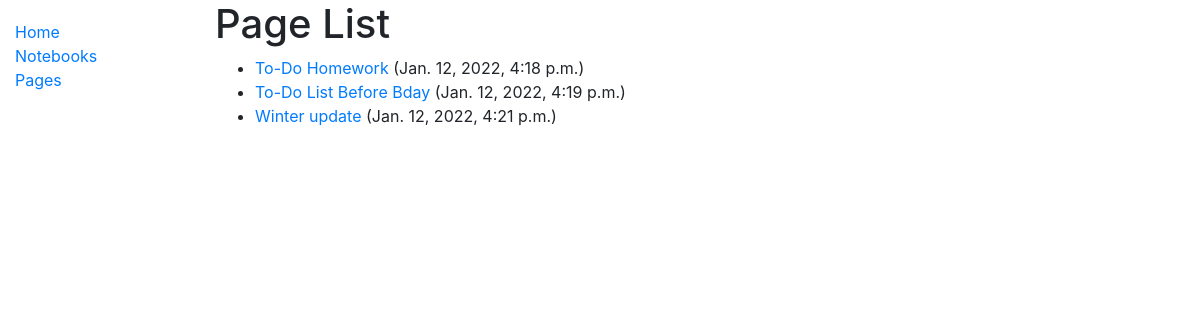
The app's page /notebooks/pages/, older data.
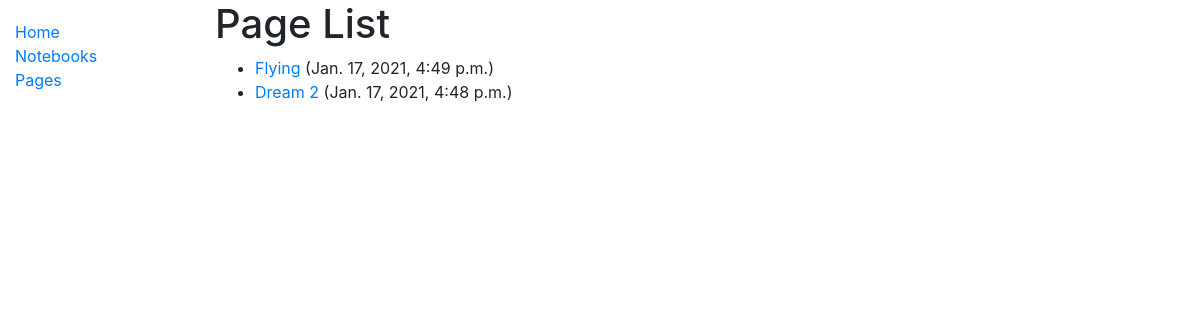
The same page, newer data.
### notebooks/models.py (models this page shows, shortened)
class Page(models.Model):
    title = models.CharField(max_length=200, help_text='Enter the title of your entry')
    date = models.DateTimeField(auto_now=True)
    entry = models.TextField(max_length=6000, help_text='Type in your entry here')
    journal = models.ForeignKey('Notebk', on_delete=models.SET_NULL, null=True)
    """ String for representing the Model object. """
    def get_absolute_url(self):
        return reverse('page-detail', args=[str(self.id)])

### notebooks/views.py (the view)
# urls.py: path('pages/', views.PageListView.as_view(), name='pages'),
class PageListView(generic.ListView):
    model = Page
    context_object_name = 'page_list'   # your own name for the list as a template variable
    template_name = '/page_list.html'  # Specify your own template name/location

### notebooks/templates/notebooks/page_list.html
{% extends "base_generic.html" %}
{% block content %}
  <h1>Page List</h1>
  {% if page_list %}
  <ul>
    {% for page in page_list %}
      <li>
        <a href="{{ page.get_absolute_url }}">{{page.title}}</a> ({{page.date}})
      </li>
    {% endfor %}
  </ul>
  {% else %}
    <p>There are no pages in this notebook.</p>
  {% endif %}
{% endblock %}

### notebooks/templates/base_generic.html (shortened to what this page needs)
<!DOCTYPE html>
<html lang="en">
<head>
  <link rel="stylesheet" href="https://cdn.jsdelivr.net/npm/bootstrap@4.5.3/dist/css/bootstrap.min.css">
  {% load static %}
  <link rel="stylesheet" href="{% static 'css/styles.css' %}">
</head>
<body>
  <div class="container-fluid">
    <div class="row">
      <div class="col-sm-2">
      {% block sidebar %}
        <ul class="sidebar-nav">
          <li><a href="{% url 'index' %}">Home</a></li>
          <li><a href="{% url 'notebk_list' %}">Notebooks</a></li>
          <li><a href="{% url 'pages' %}">Pages</a></li>
        </ul>
     {% endblock %}
      </div>
      <div class="col-sm-10 ">{% block content %}{% endblock %}</div>
    </div>
  </div>
</body>
</html>

### notebooks/static/css/styles.css (style rules this page uses)
.sidebar-nav { margin-top: 20px; padding: 0; list-style: none; }
body { background: rgb(255, 255, 255) url("https://hips.hearstapps.com/hmg-prod.s3.amazonaws.com/images/gratitude-journal-1585306574.jpg") no-repeat fixed center; background-size: cover }

Row changes from the older to the newer data that the page shows:
removed Page: title "To-Do Homework", date "Jan. 12, 2022, 4:18 p.m."
removed Page: title "To-Do List Before Bday", date "Jan. 12, 2022, 4:19 p.m."
removed Page: title "Winter update", date "Jan. 12, 2022, 4:21 p.m."
added Page: title "Flying", date "Jan. 17, 2021, 4:49 p.m."
added Page: title "Dream 2", date "Jan. 17, 2021, 4:48 p.m."
